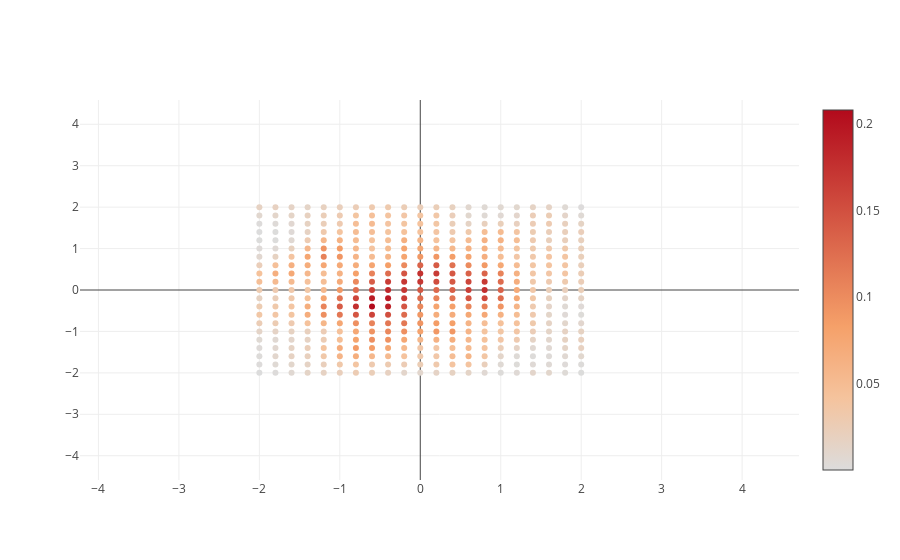

The notebook cell this image was saved under:
### Code cell
grid_pts = go.Scatter(
    x=grid[:,0],
    y=grid[:,1],
    mode="markers",
    marker=dict(
        color=np.exp(log_dens_kde),
        showscale=True
    ),
    text=np.exp(log_dens_kde)
)
iplot([grid_pts])

### Figure 1 — Plotly figure (JSON) as saved in the notebook; plotly's stock layout.template omitted (floating-point values rounded to 4 significant figures; data arrays with more than 128 entries replaced by an {"elided": "..."} marker saying what was removed)
{"data": [{"marker": {"color": {"elided": "441 float values"}, "showscale": true}, "mode": "markers", "text": {"elided": "441 float values"}, "type": "scatter", "uid": "0b060982-78f6-488c-8718-55865dcbc5f5", "x": {"elided": "441 float values"}, "y": {"elided": "441 float values"}}], "layout": {"autosize": true, "dragmode": "pan", "xaxis": {"autorange": false, "range": [-4.229, 4.707], "type": "linear"}, "yaxis": {"autorange": false, "range": [-4.586, 4.586], "type": "linear"}}}
